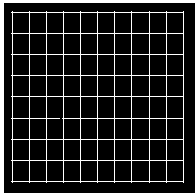
%> input picture Matlab/Image_4.bmp, 195 x 193 px
$ octave try10q2.m   (GNU Octave 9; MATLAB toolbox functions it lacks are replaced by stand-ins)
%> lines starting %> are read from the running program, lines starting %| are printed output that depends on the picture; in (x1, y1, x2, y2) boxes, pixels count from 0 and x2, y2 are one past the last pixel; in counts of white or black regions, pixels touching at a corner belong together; the program's own positions count from 1
I = imread('Image_4.bmp'); %read image
%> I: size 193x195 logical; 12.5% white; 2 white regions, box (x1, y1, x2, y2) and area: (11, 11, 184, 183) 3348, (0, 0, 195, 193) 1345
I = imresize(I, [256 256]); %resize image
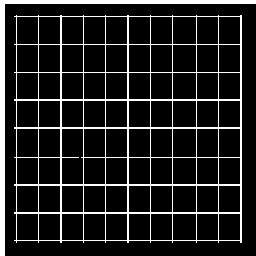
%> I: size 256x256 logical; 12.6% white; 2 white regions, box (x1, y1, x2, y2) and area: (14, 15, 242, 243) 5972, (0, 0, 256, 256) 2284
[m,n] = size(I);%get size of image as m and n
%> m = 256; n = 256
[X,Y]=meshgrid(1:256,1:256); % it is a meshgrid for circle mask
filter=ones(m,n); % filter initially only ones in it
%according to notch filter equation it will find point on image is on    imaginary circle.i found circle coordinates.
for i=1:m-1
  for j=1:n-1
  d0 = (i-130)^2 + (j-130)^2 <= 32^2 && (i-130)^2 + (j-130)^2 >=20^2;
      if d0
         filter(i,j)=0;
     else
         filter(i,j)=1;
     end
   end
 end
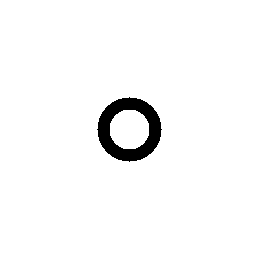
%> filter: size 256x256 double; values 0 (black) and 1 (white), 97% white; 1 black region, box (x1, y1, x2, y2) and area: (97, 97, 162, 162) 1964
f = fftshift(fft2(I));
G = abs(ifft2(f.*filter));
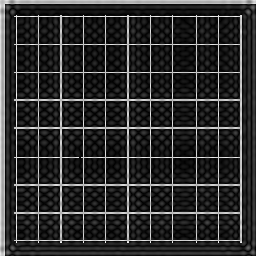
%> G: size 256x256 double; min 0.000255, max 1.13, mean 0.198; drawn with min black and max white
figure(1),imshow(I);
figure(2),imshow(G,[]);

$ run again, with Matlab/Image_1.bmp copied over Matlab/Image_4.bmp
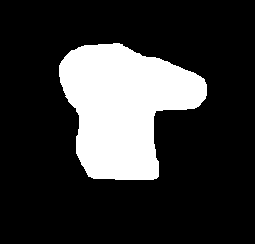
%> input picture Matlab/Image_1.bmp, 255 x 244 px
%> `I = imresize(I, [256 256]);`:
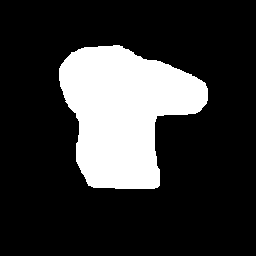
%> I: size 256x256 logical; 21.1% white; 1 white region, box (x1, y1, x2, y2) and area: (59, 45, 208, 189) 13827
%> `G = abs(ifft2(f.*filter));`:
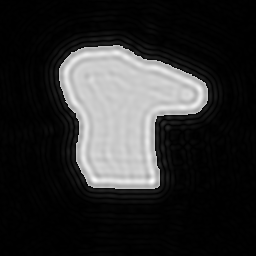
%> G: size 256x256 double; min 5.15e-05, max 1.26, mean 0.226; drawn with min black and max white

$ run again, with Matlab/Image_2.bmp copied over Matlab/Image_4.bmp
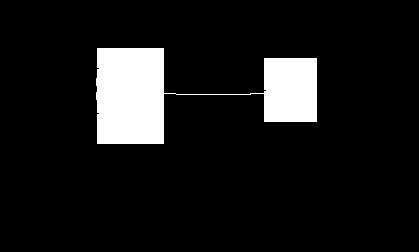
%> input picture Matlab/Image_2.bmp, 419 x 252 px
%> `I = imresize(I, [256 256]);`:
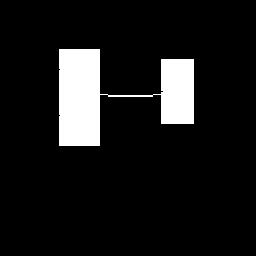
%> I: size 256x256 logical; 9.5% white; 1 white region, box (x1, y1, x2, y2) and area: (59, 49, 194, 146) 6224
%> `G = abs(ifft2(f.*filter));`:
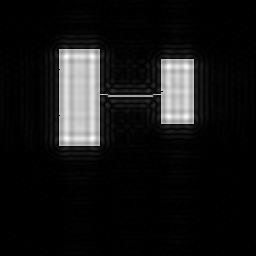
%> G: size 256x256 double; min 1.03e-05, max 1.29, mean 0.11; drawn with min black and max white

$ run again, with Matlab/Image_3.bmp copied over Matlab/Image_4.bmp
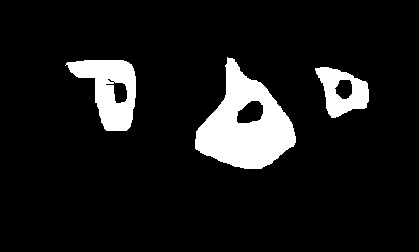
%> input picture Matlab/Image_3.bmp, 419 x 252 px
%> `I = imresize(I, [256 256]);`:
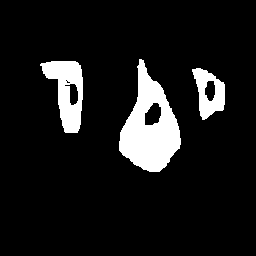
%> I: size 256x256 logical; 9.8% white; 3 white regions, box (x1, y1, x2, y2) and area: (119, 59, 181, 172) 3773, (40, 61, 83, 133) 1702, (192, 68, 225, 120) 951
%> `G = abs(ifft2(f.*filter));`:
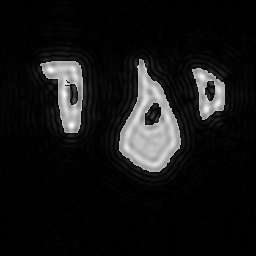
%> G: size 256x256 double; min 2.43e-05, max 1.37, mean 0.117; drawn with min black and max white
